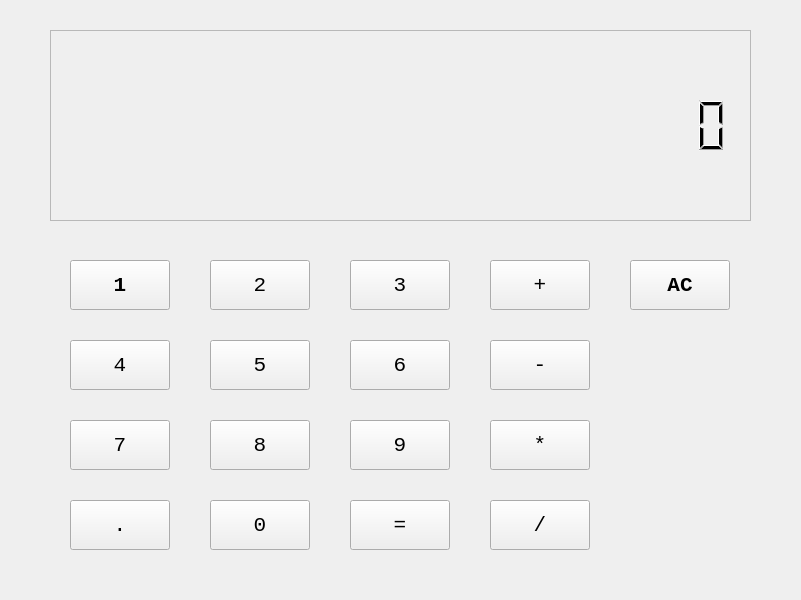
<?xml version="1.0" encoding="UTF-8"?>
<ui version="4.0">
 <class>MainWindow</class>
 <widget class="QMainWindow" name="MainWindow">
  <property name="geometry">
   <rect>
    <x>0</x>
    <y>0</y>
    <width>801</width>
    <height>600</height>
   </rect>
  </property>
  <property name="font">
   <font>
    <family>Consolas</family>
    <pointsize>16</pointsize>
   </font>
  </property>
  <property name="windowTitle">
   <string>MainWindow</string>
  </property>
  <widget class="QWidget" name="centralwidget">
   <widget class="QLCDNumber" name="lcdNumber">
    <property name="geometry">
     <rect>
      <x>50</x>
      <y>30</y>
      <width>701</width>
      <height>191</height>
     </rect>
    </property>
    <property name="font">
     <font>
      <weight>50</weight>
      <bold>false</bold>
     </font>
    </property>
    <property name="styleSheet">
     <string notr="true"/>
    </property>
    <property name="frameShape">
     <enum>QFrame::StyledPanel</enum>
    </property>
    <property name="smallDecimalPoint">
     <bool>true</bool>
    </property>
    <property name="digitCount">
     <number>20</number>
    </property>
   </widget>
   <widget class="QPushButton" name="pushButton">
    <property name="geometry">
     <rect>
      <x>70</x>
      <y>260</y>
      <width>100</width>
      <height>50</height>
     </rect>
    </property>
    <property name="font">
     <font>
      <family>Consolas</family>
      <pointsize>16</pointsize>
      <weight>75</weight>
      <bold>true</bold>
     </font>
    </property>
    <property name="text">
     <string>1</string>
    </property>
   </widget>
   <widget class="QPushButton" name="pushButton_2">
    <property name="geometry">
     <rect>
      <x>210</x>
      <y>260</y>
      <width>100</width>
      <height>50</height>
     </rect>
    </property>
    <property name="text">
     <string>2</string>
    </property>
   </widget>
   <widget class="QPushButton" name="pushButton_3">
    <property name="geometry">
     <rect>
      <x>350</x>
      <y>260</y>
      <width>100</width>
      <height>50</height>
     </rect>
    </property>
    <property name="text">
     <string>3</string>
    </property>
   </widget>
   <widget class="QPushButton" name="pushButton_4">
    <property name="geometry">
     <rect>
      <x>490</x>
      <y>260</y>
      <width>100</width>
      <height>50</height>
     </rect>
    </property>
    <property name="text">
     <string>+</string>
    </property>
   </widget>
   <widget class="QPushButton" name="pushButton_5">
    <property name="geometry">
     <rect>
      <x>70</x>
      <y>340</y>
      <width>100</width>
      <height>50</height>
     </rect>
    </property>
    <property name="text">
     <string>4</string>
    </property>
   </widget>
   <widget class="QPushButton" name="pushButton_6">
    <property name="geometry">
     <rect>
      <x>210</x>
      <y>340</y>
      <width>100</width>
      <height>50</height>
     </rect>
    </property>
    <property name="text">
     <string>5</string>
    </property>
   </widget>
   <widget class="QPushButton" name="pushButton_7">
    <property name="geometry">
     <rect>
      <x>350</x>
      <y>340</y>
      <width>100</width>
      <height>50</height>
     </rect>
    </property>
    <property name="text">
     <string>6</string>
    </property>
   </widget>
   <widget class="QPushButton" name="pushButton_8">
    <property name="geometry">
     <rect>
      <x>490</x>
      <y>340</y>
      <width>100</width>
      <height>50</height>
     </rect>
    </property>
    <property name="text">
     <string>-</string>
    </property>
   </widget>
   <widget class="QPushButton" name="pushButton_9">
    <property name="geometry">
     <rect>
      <x>70</x>
      <y>420</y>
      <width>100</width>
      <height>50</height>
     </rect>
    </property>
    <property name="text">
     <string>7</string>
    </property>
   </widget>
   <widget class="QPushButton" name="pushButton_10">
    <property name="geometry">
     <rect>
      <x>210</x>
      <y>420</y>
      <width>100</width>
      <height>50</height>
     </rect>
    </property>
    <property name="text">
     <string>8</string>
    </property>
   </widget>
   <widget class="QPushButton" name="pushButton_11">
    <property name="geometry">
     <rect>
      <x>350</x>
      <y>420</y>
      <width>100</width>
      <height>50</height>
     </rect>
    </property>
    <property name="text">
     <string>9</string>
    </property>
   </widget>
   <widget class="QPushButton" name="pushButton_12">
    <property name="geometry">
     <rect>
      <x>490</x>
      <y>420</y>
      <width>100</width>
      <height>50</height>
     </rect>
    </property>
    <property name="text">
     <string>*</string>
    </property>
   </widget>
   <widget class="QPushButton" name="pushButton_13">
    <property name="geometry">
     <rect>
      <x>70</x>
      <y>500</y>
      <width>100</width>
      <height>50</height>
     </rect>
    </property>
    <property name="text">
     <string>.</string>
    </property>
   </widget>
   <widget class="QPushButton" name="pushButton_14">
    <property name="geometry">
     <rect>
      <x>210</x>
      <y>500</y>
      <width>100</width>
      <height>50</height>
     </rect>
    </property>
    <property name="text">
     <string>0</string>
    </property>
   </widget>
   <widget class="QPushButton" name="pushButton_15">
    <property name="geometry">
     <rect>
      <x>350</x>
      <y>500</y>
      <width>100</width>
      <height>50</height>
     </rect>
    </property>
    <property name="text">
     <string>=</string>
    </property>
   </widget>
   <widget class="QPushButton" name="pushButton_16">
    <property name="geometry">
     <rect>
      <x>490</x>
      <y>500</y>
      <width>100</width>
      <height>50</height>
     </rect>
    </property>
    <property name="text">
     <string>/</string>
    </property>
   </widget>
   <widget class="QPushButton" name="pushButton_17">
    <property name="geometry">
     <rect>
      <x>630</x>
      <y>260</y>
      <width>100</width>
      <height>50</height>
     </rect>
    </property>
    <property name="font">
     <font>
      <family>Consolas</family>
      <pointsize>16</pointsize>
      <weight>75</weight>
      <bold>true</bold>
     </font>
    </property>
    <property name="text">
     <string>AC</string>
    </property>
   </widget>
  </widget>
 </widget>
 <resources/>
 <connections/>
</ui>
